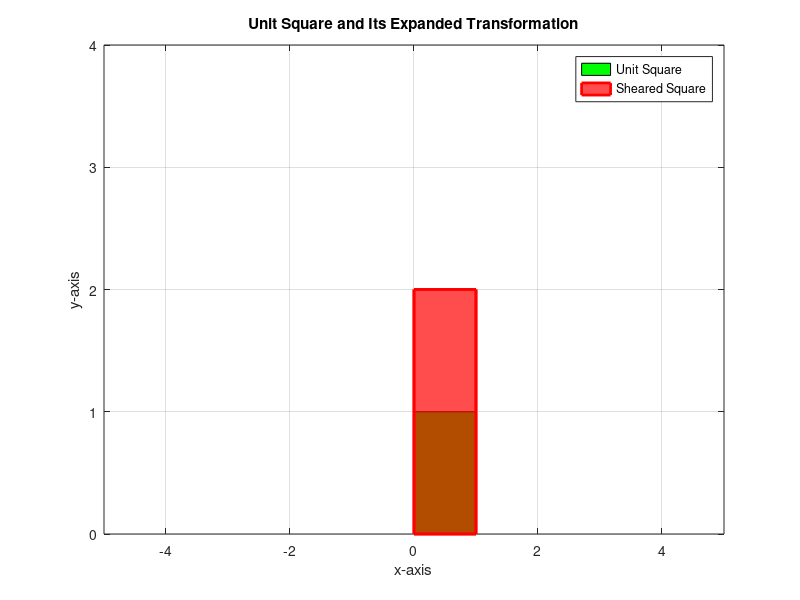

Source code (MATLAB):
% Define unit square vertices
unit_square = [0 0; 1 0; 1 1; 0 1; 0 0];

% Shear matrix
shear_matrix = [1 0; 0 2];

% Apply shear transformation
sheared_square = unit_square * shear_matrix;

% Plot unit square
figure;
fill(unit_square(:,1), unit_square(:,2), 'g');
hold on;

% Plot sheared square
fill(sheared_square(:,1), sheared_square(:,2), 'r', 'FaceAlpha', 0.7, 'EdgeColor', 'r', 'LineWidth', 2);

% Connect points of sheared square
plot([sheared_square(1,1) sheared_square(2,1)], [sheared_square(1,2) sheared_square(2,2)], 'r', 'LineWidth', 2);
plot([sheared_square(2,1) sheared_square(3,1)], [sheared_square(2,2) sheared_square(3,2)], 'r', 'LineWidth', 2);
plot([sheared_square(3,1) sheared_square(4,1)], [sheared_square(3,2) sheared_square(4,2)], 'r', 'LineWidth', 2);
plot([sheared_square(4,1) sheared_square(1,1)], [sheared_square(4,2) sheared_square(1,2)], 'r', 'LineWidth', 2);

% Set axis limits and labels
xlim([-5 5]);
ylim([0 4]);
xlabel('x-axis');
ylabel('y-axis');

% Add grid and title
grid on;
title('Unit Square and Its Expanded Transformation');

% Add legend
legend('Unit Square', 'Sheared Square');

% Save figure
saveas(gcf, 'problem_4b.png');
